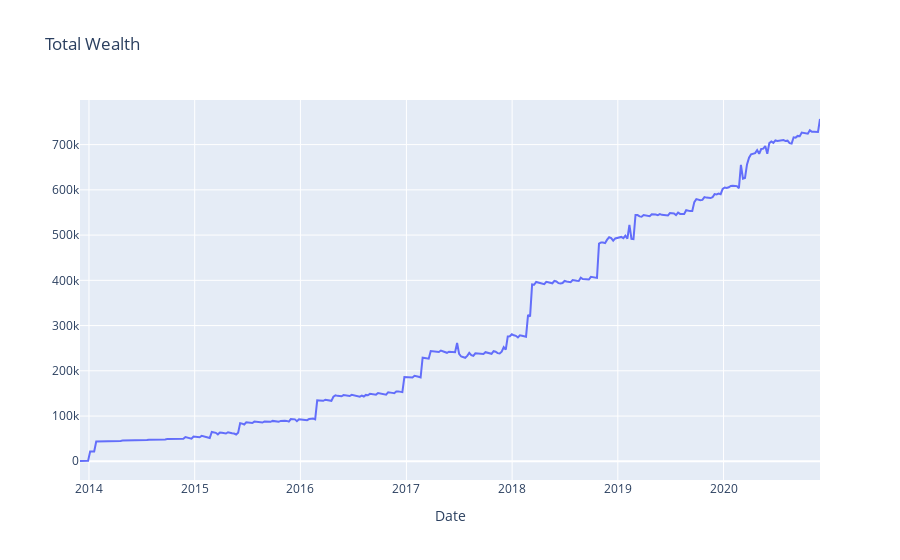

This figure's notebook cell:
### Code cell
ui.plot_wealth(df)

### Figure 1 — Plotly figure (JSON) as saved in the notebook; plotly's stock layout.template omitted (floating-point values rounded to 4 significant figures; data arrays with more than 128 entries replaced by an {"elided": "..."} marker saying what was removed)
{"data": [{"hovertext": {"elided": "366 str values"}, "type": "scatter", "x": {"elided": "366 str values"}, "y": {"elided": "366 float values"}}], "layout": {"title": {"text": "Total Wealth"}, "xaxis": {"title": {"text": "Date"}}}}
